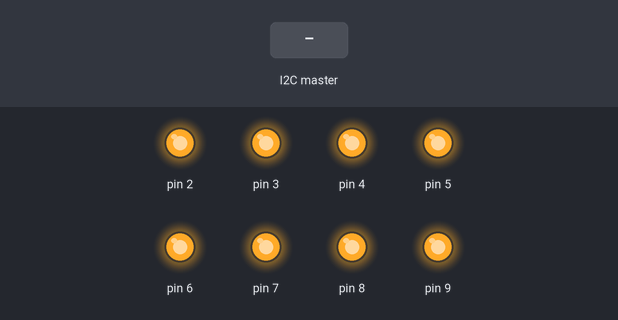
Simulated run of this sketch. Board: Arduino Uno, built with avr-gcc and run on an emulated ATmega328P. On the bench: output pins drawn as LEDs (lit = HIGH). The inputs (shaded band) are chosen by the test bench. What the sketch prints to the serial monitor is not drawn.

Above: at 1.2 s.
1.3 s: the I2C master sends the byte 2
At 2.5 s:
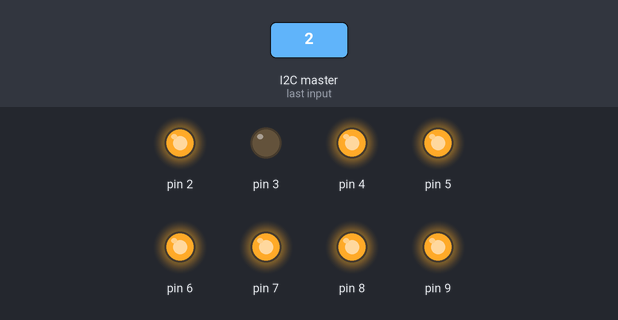
2.8 s: the I2C master sends the byte 1
At 3.7 s:
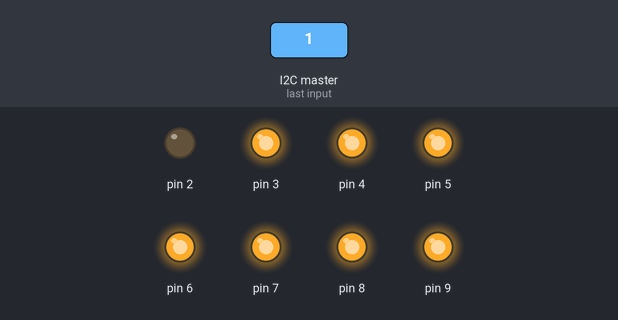
4.3 s: the I2C master sends the byte 0
At 4.7 s:
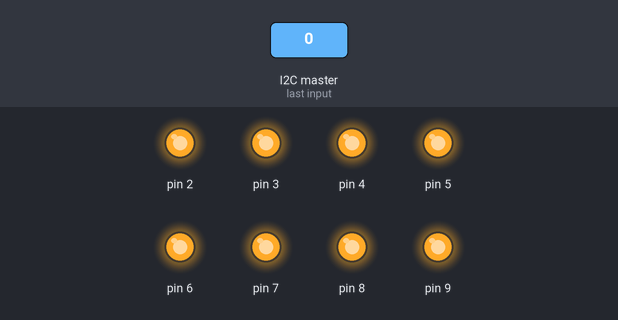
Timing chart, 0 to 7.3 s (numbered marks = the images above; inputs shaded):
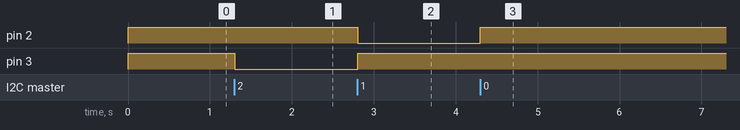

Measured:
- after the input at 1.3 s, pin 3: HIGH → LOW at once
- after the input at 2.8 s, pin 2: HIGH → LOW at once; pin 3: LOW → HIGH at once
- after the input at 4.3 s, pin 2: LOW → HIGH at once

The sketch:

Wheatly_Sound_Slave.ino
```cpp
/*
 * Wheatley Sound Slave
 * Rio King
 *
 * This code listens for data over I2C and drives
 * the Adafruit sound board based on that data.
 */

#include <Wire.h>
//set the port to connect to
const int I2C_Port = 2;

//define numbers for the different sounds (the same numbers are defined in the master code)
enum {SILENT,UP_HERE,NOT_MORON,JUMP_IN_PIT,BOXES_WITH_LEGS,DONT_LOOK,DONT_PANIC,NOT_DEAD,DONT_WATCH,TOTAL_SOUND_NUMBER};
//the sound to play
int current_sound = UP_HERE;
int previous_sound = UP_HERE;

void setup() {
  Serial.begin(9600);
  //connect to I2C
  Wire.begin(I2C_Port);
  //the function to run when data is received
  Wire.onReceive(receive_data);
  // set all the sound pins to output and write them high
  for(int i = UP_HERE; i < TOTAL_SOUND_NUMBER; ++i){
    pinMode(i + 1,OUTPUT);
    digitalWrite(i + 1,HIGH);
  }
}

//run when data is recieved
void receive_data(int howMany) {
  //read the number that is being sent
  current_sound = Wire.read();
}

void loop() {
  // put your main code here, to run repeatedly:
  //check if a new sound needs to play
  Serial.println(current_sound);
  if(current_sound != previous_sound){
    //release the previous pin
    digitalWrite(previous_sound + 1, HIGH);
    //check if the sound is silent
    if(current_sound != SILENT){
      //ground the new pin
      digitalWrite(current_sound + 1, LOW);
    }
    //set previous sound equal to current sound
    previous_sound = current_sound;
  }
}
```
